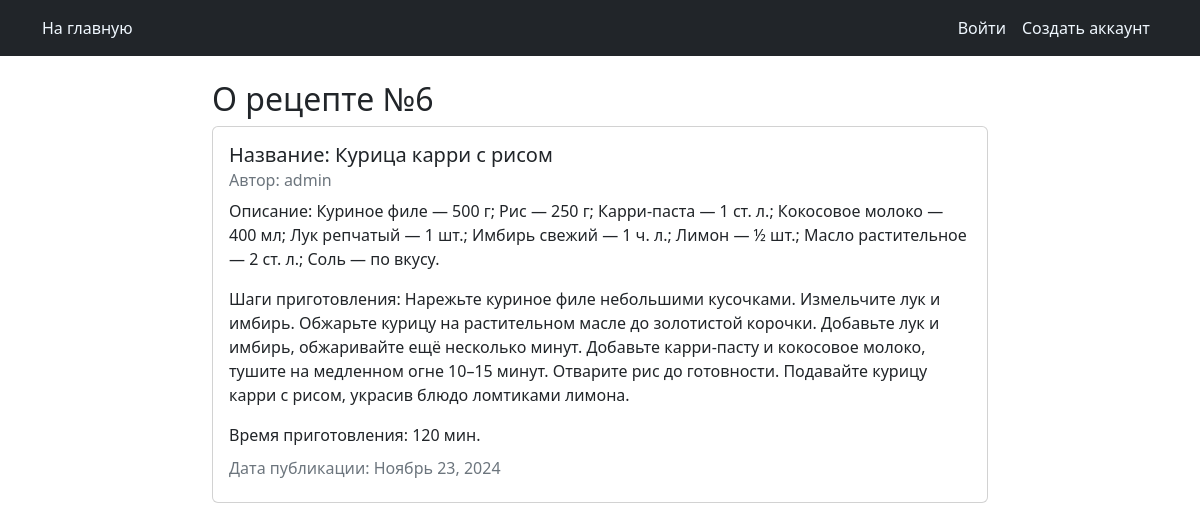
The app's page /recipes/recipe/6 with its own data.
### recipes/models.py (models this page shows, shortened)
class Recipe(models.Model):
    title = models.CharField(max_length=100, verbose_name='Название рецепта')
    description = models.TextField(verbose_name='Ингридиенты')
    steps_cooking = models.TextField(verbose_name='Этапы приготовления')
    time_for_cooking = models.IntegerField(default=10, verbose_name='Время приготовления')
    image = models.ImageField(verbose_name='Фото рецепта')
    author = models.ForeignKey(User, on_delete=models.CASCADE)
    created_at = models.DateTimeField(auto_now_add=True)
    updated_at = models.DateTimeField(auto_now=True)
    class Meta:
        verbose_name = 'Рецепты'
        verbose_name_plural = 'Рецепты'

### recipes/views.py (the view)
# urls.py: path('recipe/<int:pk>', views.RecipeDetail.as_view(), name="recipe_detail"),
class RecipeDetail(DetailView):
    model = models.Recipe

### templates/recipes/recipe_detail.html (shortened to what this page needs)
<!DOCTYPE html>
{% extends "recipes/base.html" %}
{% block content %}
<h2>О рецепте №{{object.id}}</h2>
<div class="card mb-3">
  <div class="card-body">
    <h5 class="card-title">Название: {{ object.title }}</h5>
    <h6 class="card-subtitle mb-2 text-muted">Автор: {{ object.author }}</h6>
    <p class="card-text">Описание: {{ object.description }}</p>
    <p class="card-text">Шаги приготовления: {{ object.steps_cooking }}</p>
    <p class="card-text">Время приготовления: {{ object.time_for_cooking }} мин.</p>
    <h6 class="card-subtitle mb-2 text-muted">Дата публикации: {{ object.updated_at|date:"F d, Y" }}</h6>
  </div>
</div>
{% endblock content %}

### records on screen
Recipe: id "6", title "Курица карри с рисом", author "admin", description "Куриное филе — 500 г; Рис — 250 г; Карри-паста — 1 ст. л.; Кокосовое молоко — 400 мл; Лук репчатый — 1 шт.; Имбирь свежий — 1 ч. л.; Лимон — ½ шт.; Масло растительное — 2 ст. л.; Соль — по вкусу.", steps_cooking "Нарежьте куриное филе небольшими кусочками. Измельчите лук и имбирь. Обжарьте курицу на растительном масле до золотистой корочки. Добавьте лук и имбирь, обжаривайте ещё несколько минут. Добавьте карри-пасту и кокосовое молоко, тушите на медленном огне 10–15 минут. Отварите рис до готовности. Подавайте курицу карри с рисом, украсив блюдо ломтиками лимона.", time_for_cooking "120", updated_at "Ноябрь 23, 2024"
